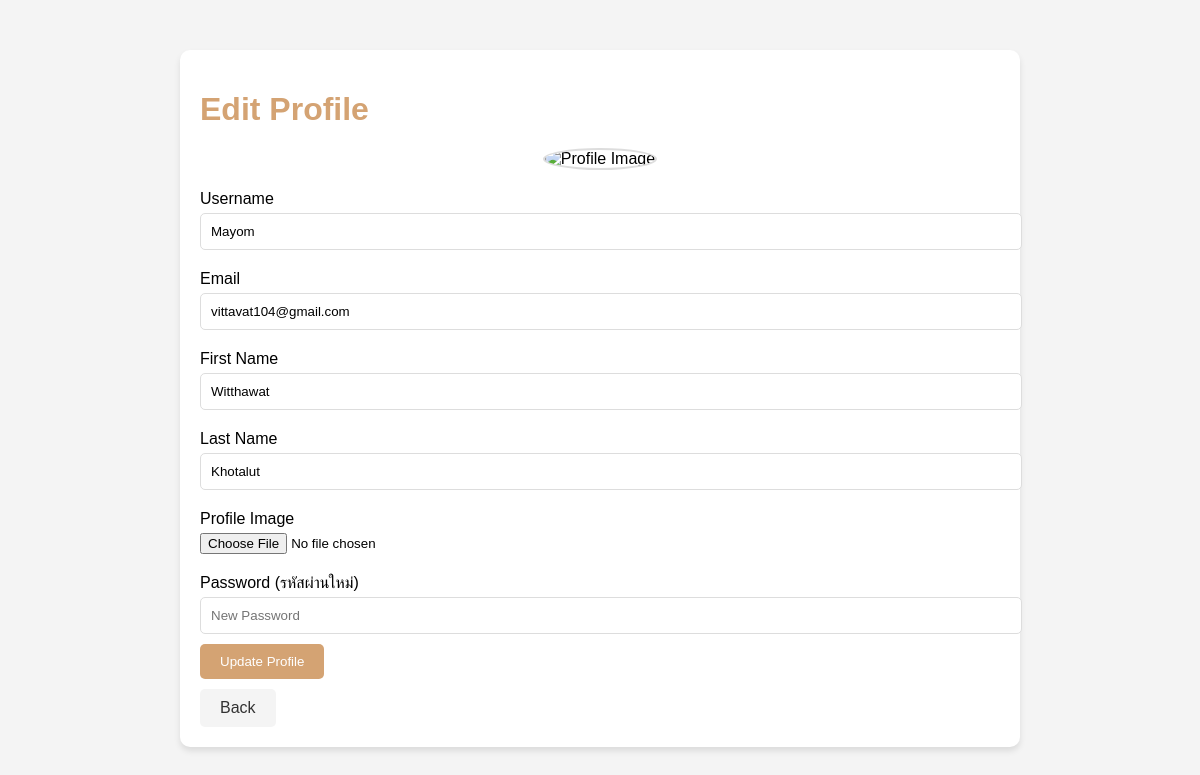
The app's page /edit_profile.php (signed in) with its own data.
### tables this page shows
CREATE TABLE `users` (
  `user_id` int(11) NOT NULL,
  `email` varchar(255) NOT NULL,
  `first_name` varchar(100) NOT NULL,
  `last_name` varchar(100) NOT NULL,
  `username` varchar(100) NOT NULL,
  `password` varchar(255) NOT NULL,
  `profile_image` varchar(255) DEFAULT NULL,
  `created_at` timestamp NULL DEFAULT current_timestamp(),
  `role` varchar(10) DEFAULT 'user'
);

### edit_profile.php (the view, shortened to what this page needs)
<?php
include('db.php');
$user_id = $_SESSION['user_id'];
$sql = "SELECT u.username, u.email, u.first_name, u.last_name, ui.image_path
        FROM users u
        LEFT JOIN user_images ui ON u.user_id = ui.user_id
        WHERE u.user_id = ?";
$stmt = $conn->prepare($sql);
$stmt->bind_param("i", $user_id);
$stmt->execute();
$stmt->bind_result($username, $email, $first_name, $last_name, $profile_image);
?>
<!DOCTYPE html>
<html lang="en">
<head>
</head>
<body>
<div class="container">
    <h1>Edit Profile</h1>
    <div class="profile-image-container">
        <img class="profile-image" src="userimg/<?php echo $profile_image; ?>" alt="Profile Image">
    </div>
    <form method="POST" enctype="multipart/form-data">
        <label for="username">Username</label>
        <input type="text" id="username" name="username" value="<?php echo $username; ?>" readonly>
        <label for="email">Email</label>
        <input type="email" id="email" name="email" value="<?php echo $email; ?>" readonly>
        <label for="first_name">First Name</label>
        <input type="text" id="first_name" name="first_name" value="<?php echo $first_name; ?>" required>
        <label for="last_name">Last Name</label>
        <input type="text" id="last_name" name="last_name" value="<?php echo $last_name; ?>" required>
        <label for="profile_image">Profile Image</label>
        <input type="file" id="profile_image" name="profile_image">
        <label for="password">Password (รหัสผ่านใหม่)</label>
        <input type="password" id="password" name="password" placeholder="New Password">
        <button type="submit">Update Profile</button>
    </form>
    <a href="account.php" class="back-button">Back</a>
</div>
</body>
</html>

### edit_profile.php (style rules this page uses)
body { font-family: Arial, sans-serif; margin: 0; padding: 0; background-color: #f4f4f4; }
.container { max-width: 800px; margin: 50px auto; padding: 20px; background-color: white; border-radius: 10px; box-shadow: 0 4px 6px rgba(0, 0, 0, 0.1); }
h1 { margin-bottom: 20px; color: #d4a373; }
label { display: block; margin: 10px 0 5px; }
input[type="text"], input[type="email"], input[type="password"] { width: 100%; padding: 10px; margin-bottom: 10px; border: 1px solid #ddd; border-radius: 5px; transition: border-color 0.3s ease; }
input[type="file"] { margin-bottom: 10px; }
button { padding: 10px 20px; background-color: #d4a373; color: white; border: none; border-radius: 5px; cursor: pointer; transition: background-color 0.3s ease; }
.profile-image-container { text-align: center; margin-bottom: 20px; }
.profile-image { width: 150px; height: 150px; border-radius: 50%; object-fit: cover; border: 2px solid #ddd; }
.back-button { margin-top: 10px; display: inline-block; background-color: #f4f4f4; padding: 10px 20px; color: #333; border-radius: 5px; text-decoration: none; transition: background-color 0.3s ease; }

### records on screen
users: username "Mayom", email "vittavat104@gmail.com", first_name "Witthawat", last_name "Khotalut"
